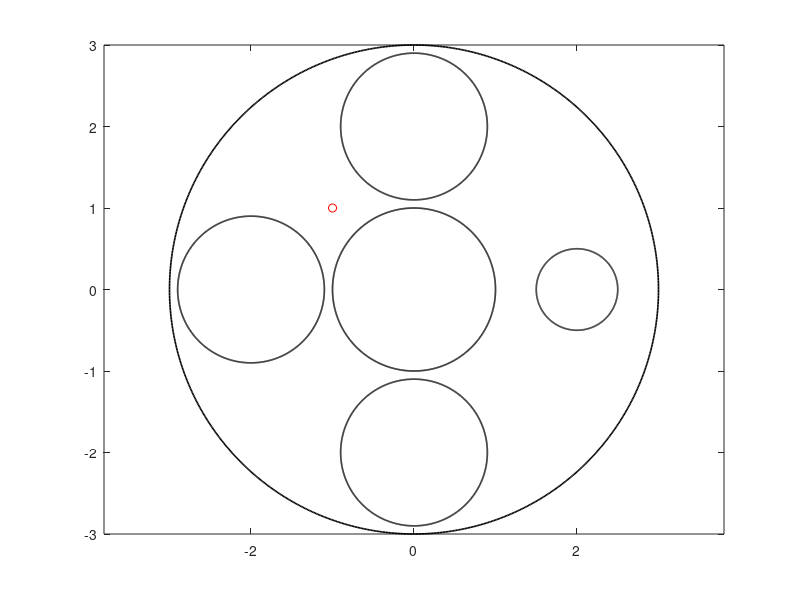

This figure's MATLAB source: (Note: this script raises an error after producing the figure.)
clear
%%
% In this example, the function 
% cap = capgc (et,etp,alphav,deltav,m,ell,mp,alpha)
% is used to compute the capacity of the generalized condenser (B,E,delta)
% where
% 1)  B=C (the complex plane) and hence ell=0
% 2)  E=E1 U E2 where E1 is the interior of the circle |z|=1 and E2 is the
% interior of the circle |z-a|=r.
% 3)  delta=[0 1];
% 4)  For this case, E is bounded and m'=m=2, G is unbounded
% 
% The exact capacity for this case is known and given by
%  cap = 2/(1+sqrt(1-4*r/((1+a-r)*(a+r-1))))-1;
%
%
a        =   2;    r  =  0.5;
n        =   2^10;
t        =  (0:2*pi/n:2*pi-2*pi/n).';
alphav   =  [0 ; a];
centv    =  [0 ; a ; 2i  ; -2i ; -2  ];
radv     =  [1 ; r ; 0.9 ;  0.9;  0.9];
deltav   =  [0 ; 1];
m        =   2; 
mp       =   m; 
ell      =   4;
alpha    =  -1+i;
%
%
% parametrization of \Gamma_1,...,\Gamma_(m-1), the internal boundaries
for k=1:m+ell-1
    et (1+(k-1)*n:k*n,1) = centv(k)+radv(k).*exp(-i.*t);
    etp(1+(k-1)*n:k*n,1) =       -i*radv(k).*exp(-i.*t);
end
k=m+ell; % parametrization of \Gamma_m, the external boundary
et (1+(k-1)*n:k*n,1) =   3.*exp(i.*t);
etp(1+(k-1)*n:k*n,1) =  3i.*exp(i.*t);
%
% 
% 
% Plot the domain
figure(1);
hold on
box on
for k=1:m+ell
    crv    =  et((k-1)*n+1:k*n,1); crv(n+1)  =  crv(1);
    plot(real(crv),imag(crv),'k','LineWidth',1.2)
end
plot(real(alpha),imag(alpha),'or')
axis equal
drawnow
%
% 
cap  =capgc (et,etp,alphav,deltav,m,mp,ell,alpha);
fprintf('The integral int_G|nabla u|^2dm = %12.6f\n',cap)    
%%
